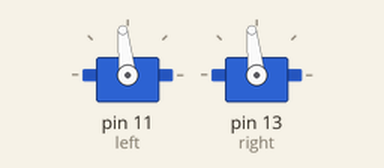
The sketch below on a simulated Arduino Uno, built with avr-gcc and run on an emulated ATmega328P. Parts: 2 × servo.

Above: at 0.1 s.
Timing chart, 0 to 6.8 s (numbered marks = the images above):
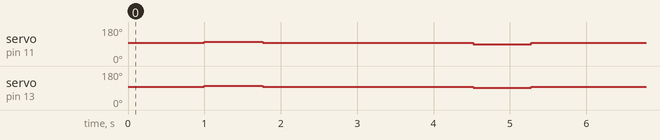

The sketch:

Servo_test.ino
```cpp
#include"ServoTimer2.h"
#include <TimerOne.h>
// 右輪停止界線1538
// 左輪停止界線1536
ServoTimer2 left;
ServoTimer2 right;
int ini=0;
void setup() {
  // put your setup code here, to run once:
  Serial.begin(115200);
  left.attach(11);
  right.attach(13);
  left.write(1536);
  right.write(1538);
   Timer1.initialize(100000);
  Timer1.attachInterrupt(PID);

}
void PID(){

}
void loop() {
  // put your main code here, to run repeatedly:
  left.write(1536);
  right.write(1538);
  delay(1000);
  int k = 30;
  if(ini==0){
  left.write(1536+60);
  right.write(1538+60);
  delay(760);
  ini++;
  }
  else if(ini==1){
    ini++;
  left.write(1536);
  right.write(1538);
  delay(760);
  }
  else if(ini==2){
    ini++;
  left.write(1536-60);
  right.write(1538-60);
  delay(760);
  }


}
```

Measured:
- by itself, servo on pin 11 (left): 96° → 102° at 1.0 s, → 96° 0.76 s later, → 90° 2.8 s later, → 96° 0.76 s later
- by itself, servo on pin 13 (right): 96° → 102° at 1.0 s, → 96° 0.76 s later, → 91° 2.8 s later, → 96° 0.76 s later
